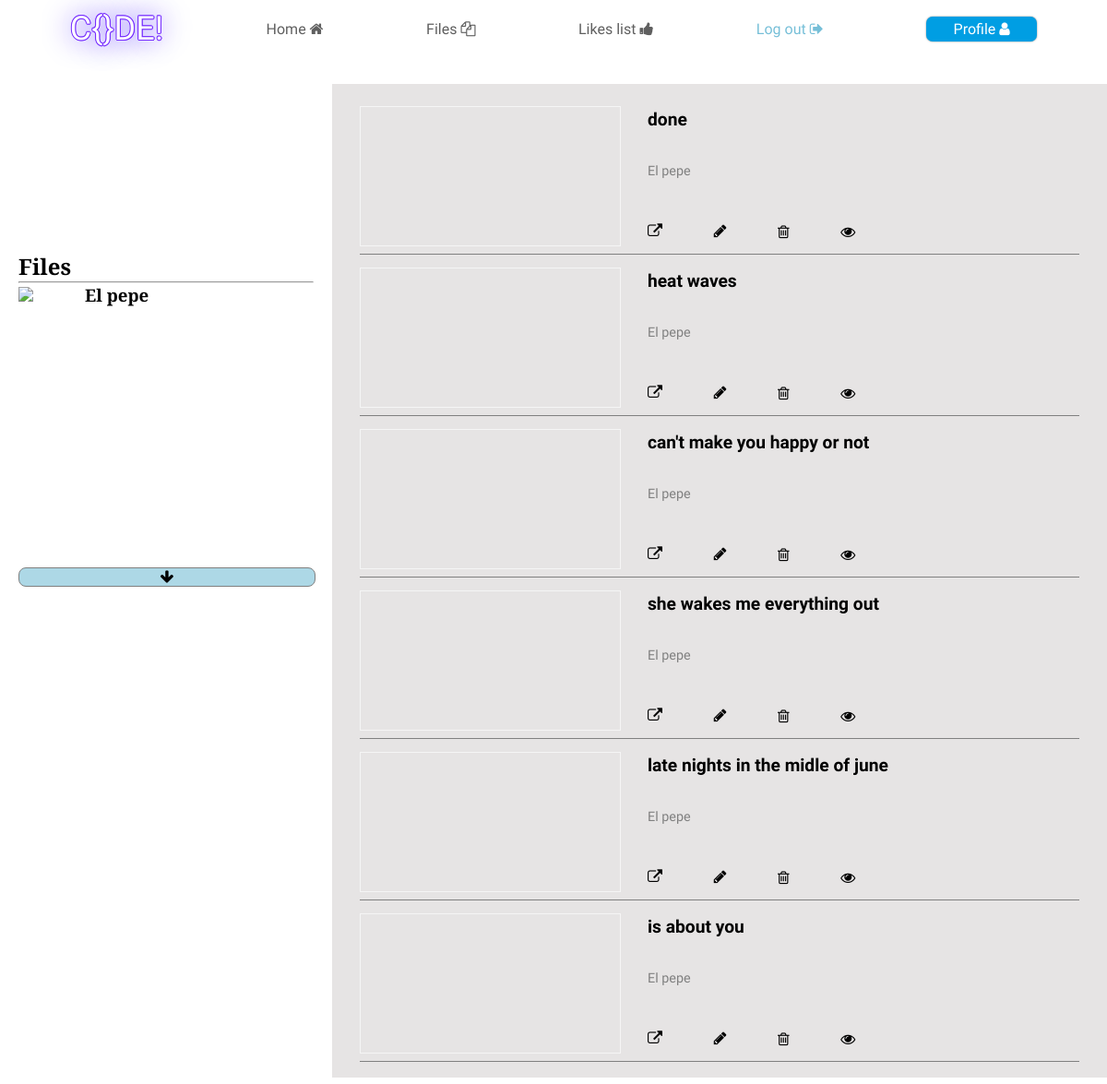
Page /files (signed in) on the earlier database version.
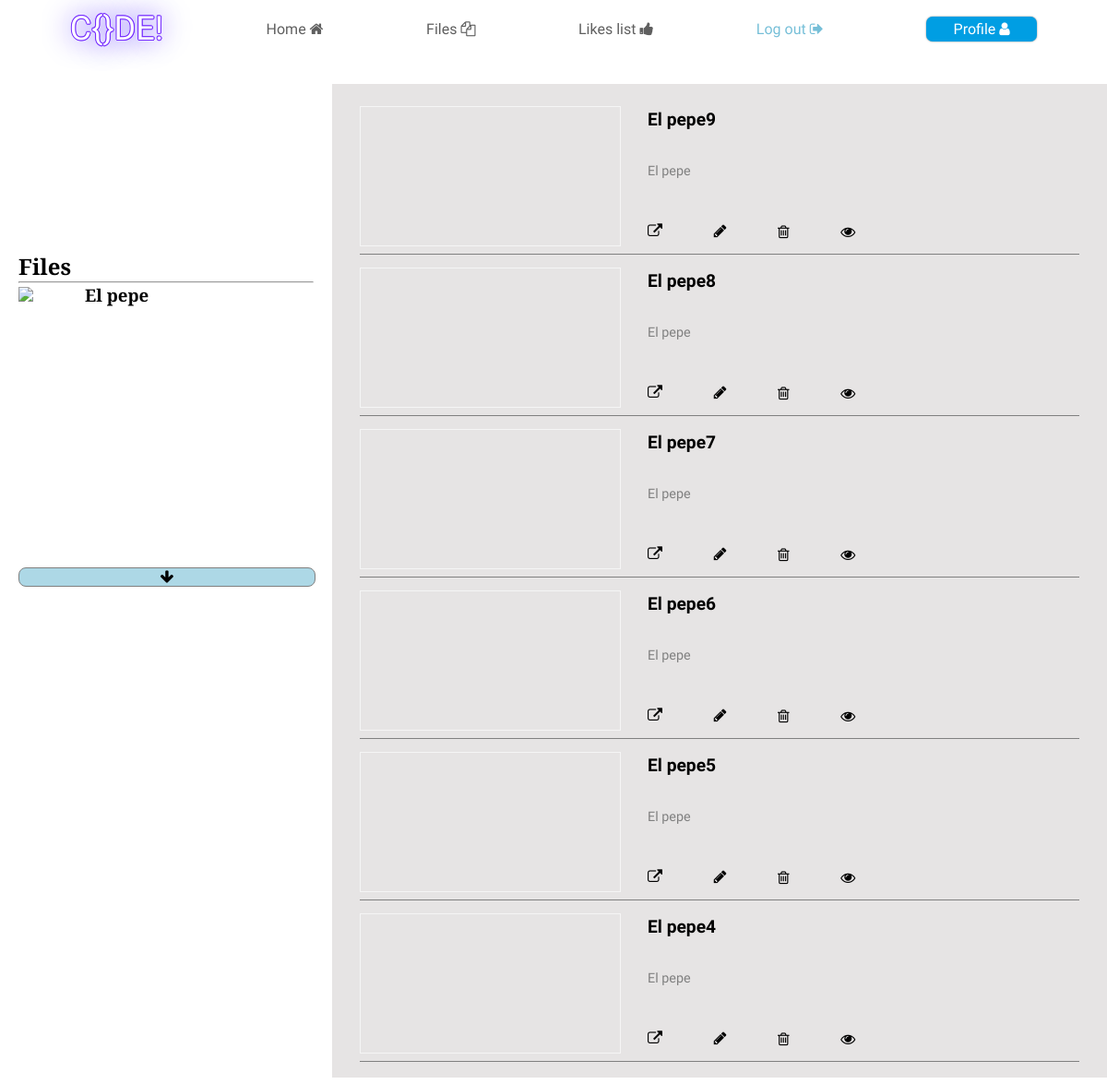
Same page on the later database version.
### pen/models.py (models this page shows)
class User(AbstractUser):
    def userValidations(self):
        if len(self.username) < 5 or len(self.username) > 36:
            return f"Username length incorrect! {self.username}"
        if len(self.password) < 6 or len(self.password) > 100:
            return f"Password length incorrect! {self.password}"
        if len(self.email) < 8 or len(self.email) > 320:
            return f"Email length incorrect! {self.email}"
        return True

class Code(models.Model):
    userFK = models.ForeignKey("User", on_delete=models.CASCADE, related_name="coder_FK")
    projectName = models.CharField(max_length=36, editable=True, blank=False)
    likesCount = models.IntegerField(default=0, editable=True, blank=False)
    code_HTML = models.TextField(editable=True, blank=True, default="")
    code_CSS = models.TextField(editable=True, blank=True, default="")
    code_JS = models.TextField(editable=True, blank=True, default="")
    isPublic = models.BooleanField(editable=True, default=True)

### pen/views.py (the view, shortened to what this page needs)
# urls.py: path("files", views.files, name="files"),
@login_required(login_url="/login")
def files(request):
    array = Code.objects.all().order_by("id").filter(userFK=request.user)[::-1][:6]
    if (request.method == "GET"):
        return render(request, "pen/files.html", {
            "projectsArray":array,
            "lastId":array[-1].id
        })

### pen/templates/pen/files.html (shortened to what this page needs)
{% extends "pen/layout.html" %}
{% load static %}
{% block body %}
<link rel="stylesheet" href="{% static 'pen/files.css' %}">
<div id="body-firstContainer">
    <div>
        <div id="projectsContainer">
            <div>
                <div>
                    <h2>Files</h2>
                    <hr>
                    <div id="prof">
                        <img src="https://icons.veryicon.com/png/o/miscellaneous/two-color-icon-library/user-286.png" />
                        <h3>{{ user.username }}</h3>
                    </div>
                </div>
                <div id="showForm">
                    <i class="fa fa-arrow-down" aria-hidden="true"></i>
                </div>
            </div>
            <div>
                {% if projectsArray %}
                    {% for i in projectsArray %}
                    <div class="projectContainer">
                        <div><iframe src="{% url 'fullPage' i.projectName i.userFK.username %}" scrolling="no" sandbox></iframe></div>
                        <div>
                            <h4><strong>{{ i.projectName }}</strong></h4>
                            <span>{{ i.userFK.username }}</span>
                            <div class="buttonsContainer">
                                <a href="{% url 'fullPage' i.projectName i.userFK.username %}"><i class="fa fa-external-link" aria-hidden="true"></i></a>
                                <a href="{% url 'edit' i.projectName %}"><i class="fa fa-pencil" aria-hidden="true"></i></a>
                                <i class="fa fa-trash-o" aria-hidden="true"></i>
                                {% if i.isPublic == False %}
                                <i class="fa fa-eye-slash" aria-hidden="true"></i>
                                {% else %}
                                <i class="fa fa-eye" aria-hidden="true"></i>
                                {% endif %}
                            </div>
                        </div>
                    </div>
                    {% endfor %}
                {% else %}
                    <span>You don't have any file yet</span>
                {% endif %}
            </div>
        </div>
    </div>
</div>
{% endblock %}

### pen/templates/pen/layout.html (shortened to what this page needs)
{% load static %}
<!DOCTYPE html>
<html lang="en">
<head>
    <link rel="stylesheet" href="{% static 'pen/layout.css' %}">
    <link rel="stylesheet" href="https://cdnjs.cloudflare.com/ajax/libs/font-awesome/4.7.0/css/font-awesome.min.css">
</head>
<body>
    <div id="nav-container">
        <nav>
            <ul>
                <li id="comp-tag"><span>C{}DE!</span></li>
                <li><a class="navbar-link" href="{% url 'index' %}"><span>Home</span> <i class="fa fa-home" aria-hidden="true"></i></a></li>
                {% if user.is_authenticated %}
                    <li><a class="navbar-link" href="{% url 'files' %}"><span>Files</span> <i class="fa fa-files-o" aria-hidden="true"></i></a></li>
                    <li><a class="navbar-link" href="{% url 'likes' %}"><span>Likes list</span> <i class="fa fa-thumbs-up" aria-hidden="true"></i></a></li>
                    <li id="user-logout"><a href="{% url 'logout' %}"><span>Log out</span> <i class="fa fa-sign-out" aria-hidden="true"></i></a></li>
                    <li><a href="{% url 'profile' %}" id="user-profile"><span>Profile</span> <i class="fa fa-user" aria-hidden="true"></i></a></li>
                {% else %}
                    <li><a class="navbar-link" href="{% url 'register' %}"><span>Register</span> <i class="fa fa-pencil-square-o" aria-hidden="true"></i></a></li>
                    <li><a class="navbar-link" href="{% url 'login' %}"><span>Log in</span> <i class="fa fa-sign-in" aria-hidden="true"></i></a></li>
                {% endif %}
            </ul>
        </nav>
    </div>
    <div>
        {% block body %}{% endblock %}
    </div>
</body>
</html>

### pen/static/pen/layout.css (style rules this page uses)
* { padding: 0; margin: 0; font-family: 'Oswald', sans-serif; }
h1, h2, h3, h4, h5, h6 { font-family: 'Merriweather', serif; }
#nav-container { padding: 10px 20px; background: #fff; height: 6vh; min-height: 50px; }
#nav-container ul { display: flex; justify-content: space-around; align-items: center; }
#nav-container ul li { list-style-type: none; }
.navbar-link { color: #5f5f5f; text-decoration: none; transition: font-size .6s; }
#user-profile { display: block; background: #009ee3; color: white; text-decoration: none; width: 120px; padding: 4px 0; border-radius: 7px; box-shadow: 0 0 2px gray; text-align: center; }
#user-logout a { text-decoration: none; color: #76bfd8; }
#comp-tag span { font-size: 36px; color: white; text-shadow: #752bff 1px 0px 0px, #752bff 0.540302px 0.841471px 0px, #752bff -0.416147px 0.909297px 0px, #752bff -0.989993px 0.14112px 0px, #752bff -0.653644px -0.756803px 0px, #752bff 0.283662px -0.958924px 0px, #752bff 0.96017px -0.279416px 0px, #3c10ff 0 0 30px; }

### pen/static/pen/files.css (style rules this page uses)
#projectsContainer { display: grid; grid-template-columns: 30% 70%; grid-template-rows: calc(91vh + 8px); }
#projectsContainer > div:first-child { padding: 40px 20px; height: 60%; display: flex; flex-direction: column; justify-content: space-around; }
#prof { display: grid; grid-template-columns: 20% 75%; grid-template-rows: auto; align-items: center; column-gap: 2.5%; }
#prof img { width: 100%; }
#projectsContainer > div:nth-child(2) { display: flex; flex-direction: column; overflow-y: auto; padding: 15px 30px; background: rgb(230, 228, 228); }
iframe { border: 1px solid whitesmoke; width: 90%; }
.projectContainer { margin: 5px 0; padding: 4px 0; border-bottom: 1px solid gray; display: grid; grid-template-columns: 40% 60%; grid-template-rows: auto; }
.projectContainer > div:nth-child(2) { display: grid; grid-template-columns: auto; grid-template-rows: 40% 35% 25%; }
.projectContainer > div:nth-child(2) h4 { font-size: 1.2em; }
.projectContainer > div:nth-child(2) span { color:gray; font-size: .9em; }
.buttonsContainer { display: grid; grid-template-columns: auto auto auto auto 40%; column-gap: 1%; align-items: center; }
.buttonsContainer span i, .buttonsContainer a { color: black; }
.buttonsContainer i { transition: font-size .4s; }
#showForm { width: 100%; background: lightblue; text-align: center; border-radius: 8px; border: 1px solid gray; transition: color .15s; }

Differences in the rows shown:
removed Code: projectName "done", userFK.username "El pepe", isPublic True (drawn)
removed Code: projectName "heat waves", userFK.username "El pepe", isPublic True (drawn)
removed Code: projectName "can't make you happy or not", userFK.username "El pepe", isPublic True (drawn)
removed Code: projectName "she wakes me everything out", userFK.username "El pepe", isPublic True (drawn)
removed Code: projectName "late nights in the midle of june", userFK.username "El pepe", isPublic True (drawn)
removed Code: projectName "is about you", userFK.username "El pepe", isPublic True (drawn)
added Code: projectName "El pepe9", userFK.username "El pepe", isPublic True (drawn)
added Code: projectName "El pepe8", userFK.username "El pepe", isPublic True (drawn)
added Code: projectName "El pepe7", userFK.username "El pepe", isPublic True (drawn)
added Code: projectName "El pepe6", userFK.username "El pepe", isPublic True (drawn)
added Code: projectName "El pepe5", userFK.username "El pepe", isPublic True (drawn)
added Code: projectName "El pepe4", userFK.username "El pepe", isPublic True (drawn)
